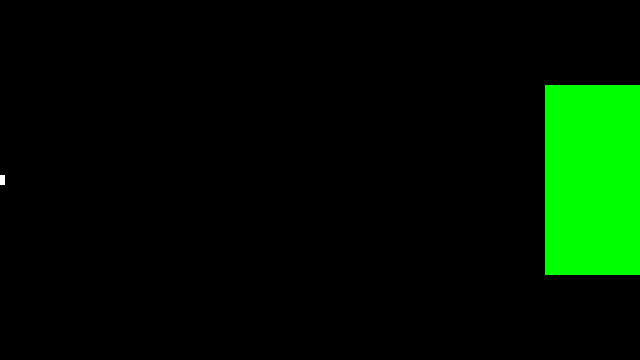
Frame 1 (no input)
Frame 60 (the mouse pressed at the canvas centre just before this capture): identical to frame 1, image omitted
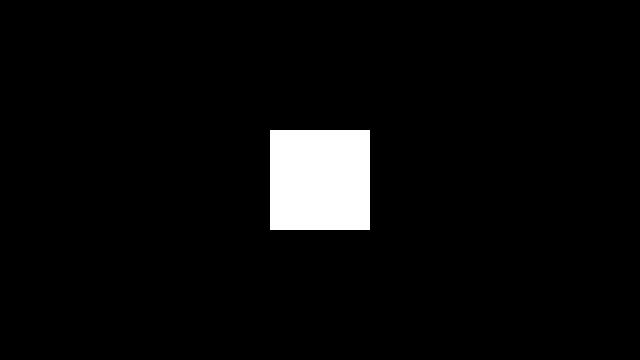
Frame 120 (the mouse held since frame 60 and released just before this capture)

The Processing sketch that drew these frames (run headless with seeded random() and noise(); from frame 60 on, the mouse is pressed at the canvas centre):

// Processing sketch: processing_94908
// ── processing_94908.pde

void setup() {
  size(640, 360); // background size
  noStroke(); //No border for shapes  drawn
  rectMode(CENTER); //draws rect according to the center point
}

void draw() {   
  background(0); //redraws a background so there's only 2 rect at a time
  if (mouseY < 180) {
    fill(0, 255, 0); //colors the square to green if our mouse is on the top half of the background
    greensq();
  } else {
    fill(0, 0, 255); //colors the same square blue if our mouse is on the bottom half of the background
    greensq();
  }
  if (mouseX > 320) {
    fill(255, 0, 0); //colors other square red if our mouse is on the right half of the background
    redsq();
  } else {
    fill(255); //colors other square white if our mouse is on the left half of the background
    redsq();
  }
}

void greensq() {
  int inverseX = width-mouseX;  //X point of this rect
  int inverseY = height-mouseY; //Y point of this rect
  rect(inverseX, height/2, (inverseY/2)+10, (inverseY/2)+10); //rect dimensions changes as we move our mouse up, down, left and right
}
 
void redsq() {
  rect(mouseX, height/2, mouseY/2+10, mouseY/2+10); //rect dimensions changes as we move our mouse up, down, left and right
}
